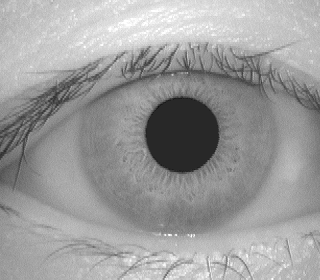
#> input picture data/CASIA Iris Image Database (version 1)/001/1/001_1_1.bmp, 320 x 280 px
$ python -i IrisLocalization.py   (imports and definitions only)
#> lines starting #> are read from the running program, lines starting #| are printed output that depends on the picture; after the words box and inside, x2 and y2 are one past the last pixel; in counts of white or black regions, pixels touching at a corner belong together
#> further down, picture is the input picture: shape (280, 320); min 18, max 255, mean 155.9
"""
IrisLocalization - Attempts to find pupil center, pupil raidus, and iris radius for given image.
"""

import cv2
import numpy as np


def rough_pupil_center(image):
    """
    Calculates a coarse estimate of the pupil's center. Since the pupil is typically the darkest region in an eye image, it projects the 2D image intensities into 1D arrays by summing along the columns (axis=0) and rows (axis=1). The coordinates corresponding to the minimum sum in both axes give the rough (x, y) center of the pupil.

    Parameters:
    - image (numpy.ndarray): The 2D grayscale input image.

    Returns:
    - x (int): The estimated x-coordinate (column) of the pupil center.
    - y (int): The estimated y-coordinate (row) of the pupil center.
    """
    #Since pupil should be the darkest region in the image, we can start at the col and row with lowest sum of values
    x = np.argmin(np.sum(image, axis=0))
#> x = 186
    y = np.argmin(np.sum(image, axis=1))
#> y = 125
    return x, y


def find_largest_connected_component(image):
    """
    Returns largest connected component found in image, None if none found
    This function analyzes a binary image to find distinct connected components of pixels. It uses OpenCV's connected components algorithm to label regions and compute their statistics. Since label 0 is always the background, it ignores it and identifies the foreground label with the maximum area. It then returns a binary mask containing only this largest component.

    Parameters:
    - image (numpy.ndarray): A binary image (typically thresholded) where the regions of interest are non-zero.

    Returns:
    - (numpy.ndarray or None): A binary mask (values 0 or 255) of the largest component, or None if no component is found.
    """
    #Use cv2.connectedComponentsWithStats to find components and areas
    label_count, labels, stats, centroids = cv2.connectedComponentsWithStats(image)

    #If no relevant components were found, return None
    if label_count <= 1:
        return None

    #Find largest label based on area
    largest_label = np.argmax(stats[1:, cv2.CC_STAT_AREA]) + 1

    #Find pixels corresponding to largest label, and multiply by 255 so that
    return (labels == largest_label).astype(np.uint8) * 255


def localize_iris(image, window_size=120, percentile_threshold=5):
    """
    This script implements the localization strategy described in Section 3.2.1 of the Li Ma et al. (2003) paper, divided into three logical steps:
    - Step 1 (Coarse Pupil Center): It projects image intensities vertically and horizontally. The coordinates corresponding to the minima of the two profiles estimate the rough pupil center.
    - Step 2 (Precise Pupil Center): It crops a precise 120x120 window around the rough center, thresholds the darkest region (the pupil), and extracts the largest connected component. Image moments are used to compute the exact centroid. As specified in the paper, this cropping and centroid calculation is performed twice iteratively to achieve a highly accurate estimate.
    - Step 3 (Iris Boundary): Canny edge detection is applied to find boundary structures. While the original paper suggests the Hough Transform here, this script implements a highly efficient "Radial Ray-Casting" technique. It shoots 120 rays outwards from the center and records the distance to the nearest Canny edge. Using the median of these ray lengths robustly filters out noise.

    Parameters:
    - image (numpy.ndarray): The 2D grayscale input image from the CASIA database.
    - window_size (int): Size of the cropping window to isolate the pupil (default 120 as per Ma et al.).
    - percentile_threshold (int): Percentile used to threshold the pupil within the window (default 5).

    Key Local Variables:
    - relevant_window (numpy.ndarray): The cropped 120x120 section centered around the rough pupil.
    - threshold (float): The calculated intensity value to binarize the pupil.
    - dark_region (numpy.ndarray): Binary mask after thresholding and median blurring.
    - M (dict): Image moments calculated by OpenCV to find the precise pupil centroid.
    - edges (numpy.ndarray): Binary edge map produced by the Canny edge detector.
    - radii (list): Distances from the precise pupil center to the nearest iris edge across 120 angles.

    Returns:
    - pupil_center_x (int): The x-coordinate of the precise pupil center.
    - pupil_center_y (int): The y-coordinate of the precise pupil center.
    - pupil_radius (int): The calculated radius of the pupil.
    - iris_radius (int): The robustly calculated radius of the outer iris boundary.
    """
    # Step 1: get rough estimate of pupil center
    rough_pupil_x, rough_pupil_y = rough_pupil_center(image)
#> rough_pupil_x = 186; rough_pupil_y = 125
    current_center_x, current_center_y = rough_pupil_x, rough_pupil_y
#> current_center_x = 186; current_center_y = 125

    # Step 2: Crop image using a window around rough pupil center.
    # The paper (Ma et al. 2003) specifies a 120x120 region to isolate the pupil.
    offset = window_size // 2

    for _ in range(2):

        # Define bounds based on the dynamically calculated offset:
        window_y0 = max(0, current_center_y - offset)
        window_y1 = min(image.shape[0], current_center_y + offset)
        window_x0 = max(0, current_center_x - offset)
        window_x1 = min(image.shape[1], current_center_x + offset)

        # Define relevant window based on calculated bounds
        relevant_window = image[window_y0:window_y1, window_x0:window_x1]

        # Using the specified percentile, threshold window to find the darkest regions (pupil)
        threshold = np.percentile(relevant_window, percentile_threshold)
        dark_region = (relevant_window <= threshold).astype(np.uint8) * 255

        # Apply median blur to reduce noise
        dark_region = cv2.medianBlur(dark_region, 5)

        # Find largest connected component in dark region, which should correspond to the pupil.
        pupil_region = find_largest_connected_component(dark_region)

        # If no connected component was found, proceed with the roughly calculated pupil center: pupil and iris radius set to 0 and None
        if pupil_region is None:
            return rough_pupil_x, rough_pupil_y, 0, None

        # Using Image moments, calculate centroid of pupil region to get more accurate pupil center
        M = cv2.moments(pupil_region)
        if M["m00"] == 0:
            return rough_pupil_x, rough_pupil_y, 0, None

        centroid_x = int(M["m10"] / M["m00"])
        centroid_y = int(M["m01"] / M["m00"])

        # Calculate true pupil center by adding bounds of the window
        current_center_x = window_x0 + centroid_x
        current_center_y = window_y0 + centroid_y

        # Use cv2.countNonZero to calculate the pupil area
        area = cv2.countNonZero(pupil_region)

        # Then use radius formula to calculate pupil radius
        pupil_radius = int(np.sqrt(area / np.pi))
#> this loop made 2 passes
#> (window_y0, window_y1, window_x0, window_x1, threshold, label_count in find_largest_connected_component, stats in find_largest_connected_component, centroids in find_largest_connected_component) on passes 1 to 2: (65, 185, 126, 246, 40, 2, [[0, 0, 120, 120, 10225], [20, 33, 72, 74, 4175]], [[61.04, 55.61], [55.74, 69.04]]), (74, 194, 121, 241, 40, 2, [[0, 0, 120, 120, 10225], [25, 24, 72, 74, 4175]], [[59, 59.28], [60.74, 60.04]])
#> pass 1, in localize_iris, `relevant_window = image[window_y0:window_y1, window_x0:window_x1]`:
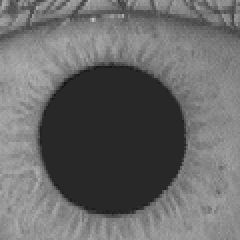
#> relevant_window: shape (120, 120) (shown 2 times larger); min 18, max 197, mean 104.7
#> pass 1, in localize_iris, `dark_region = (relevant_window <= threshold).astype(np.uint8) * 255`:
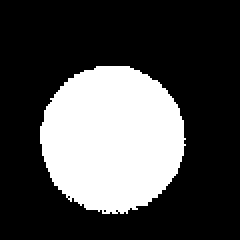
#> dark_region: shape (120, 120) (shown 2 times larger); 29.1% white; 1 white region, box (x1, y1, x2, y2) and area: (20, 33, 93, 107) 4184
#> pass 1, in localize_iris, `dark_region = cv2.medianBlur(dark_region, 5)`:
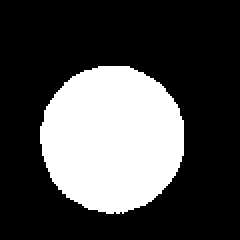
#> dark_region: shape (120, 120) (shown 2 times larger); 29% white; 1 white region, box (x1, y1, x2, y2) and area: (20, 33, 92, 107) 4175
#> after the loop:
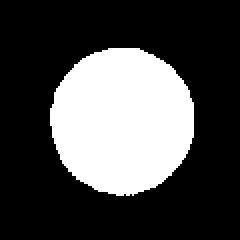
#> dark_region: shape (120, 120) (shown 2 times larger); 29% white; 1 white region, box (x1, y1, x2, y2) and area: (25, 24, 97, 98) 4175
#> after the loop:
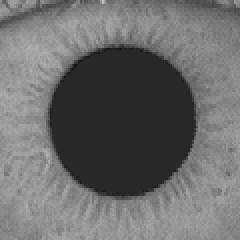
#> relevant_window: shape (120, 120) (shown 2 times larger); min 18, max 197, mean 107.3

    # After 2 iterations, finalize the precise center
    pupil_center_x, pupil_center_y = current_center_x, current_center_y
#> pupil_center_x = 181; pupil_center_y = 134

    # Step 3: Use cv2.Canny to detect edges in image: Should correspond to iris boundary since its the next darkest region after the pupil
    edges = cv2.Canny(image, 50, 150)
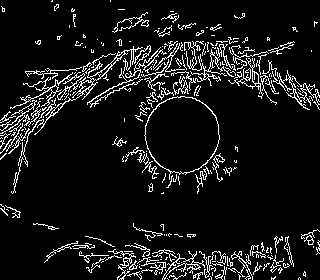
#> edges: shape (280, 320); 8.7% white in thin lines or dots
    height, width = edges.shape
#> height = 280; width = 320

    # Calculate iris radius
    radii = []

    # Using np.linspace, sample 120 points around pupil center at various angles
    for sample in np.linspace(0, 2 * np.pi, 120, endpoint=False):

        # For each sampled angle, iterate from pupil radius*2 to pupil radius*4
        for r in range(int(pupil_radius * 2), int(pupil_radius * 4)):

            # Calculate x and y of sampled point, round to nearest int
            x = int(round(pupil_center_x + r * np.cos(sample)))
            y = int(round(pupil_center_y + r * np.sin(sample)))

            # If point is out of bounds, break loop
            if x < 0 or x >= width or y < 0 or y >= height:
                break

            # If edge detected at this point, append to radius list and break
            if edges[y, x] > 0:
                radii.append(r)
                break
#> after the loop, radii = 84 values, max 140 at index 0, min 72 at index 40, mean 96.49

    # After running through all angles, find final iris radius by taking median of all radii found, else none if none found
    iris_radius = int(np.median(radii)) if radii else None
#> iris_radius = 88

    # Return final values
    return pupil_center_x, pupil_center_y, pupil_radius, iris_radius

>>> import cv2
>>> picture = cv2.imread('../data/CASIA Iris Image Database (version 1)/001/1/001_1_1.bmp', cv2.IMREAD_GRAYSCALE)
>>> result = localize_iris(picture)
#> result = (181, 134, 36, 88)

$ run again, on data/CASIA Iris Image Database (version 1)/001/1/001_1_3.bmp
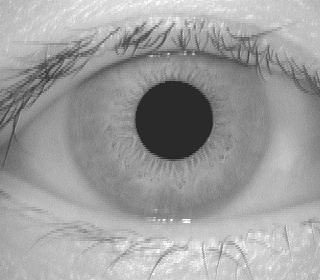
#> input picture data/CASIA Iris Image Database (version 1)/001/1/001_1_3.bmp, 320 x 280 px
#> picture is the input picture: shape (280, 320); min 29, max 255, mean 158
#> x = 181
#> y = 110
#> rough_pupil_x = 181; rough_pupil_y = 110
#> in localize_iris, `current_center_x, current_center_y = rough_pupil_x, rough_pupil_y`: current_center_x = 181; current_center_y = 110
#> the loop in localize_iris, `for _ in range(2):` made 2 passes
#> (window_y0, window_y1, window_x0, window_x1, threshold, label_count in find_largest_connected_component, stats in find_largest_connected_component, centroids in find_largest_connected_component) on passes 1 to 2: (50, 170, 121, 241, 42, 2, [[0, 0, 120, 120, 9799], [15, 31, 76, 78, 4601]], [[62.91, 54.84], [52.24, 69.42]]), (59, 179, 113, 233, 42, 2, [[0, 0, 120, 120, 9799], [23, 22, 76, 78, 4601]], [[59.15, 59.07], [60.24, 60.42]])
#> pass 1, in localize_iris, `dark_region = cv2.medianBlur(dark_region, 5)`:
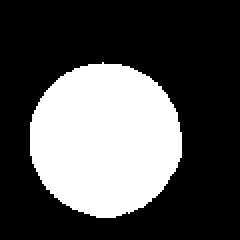
#> dark_region: shape (120, 120) (shown 2 times larger); 32% white; 1 white region, box (x1, y1, x2, y2) and area: (15, 31, 91, 109) 4601
#> pupil_center_x = 173; pupil_center_y = 119
#> in localize_iris, `edges = cv2.Canny(image, 50, 150)`:
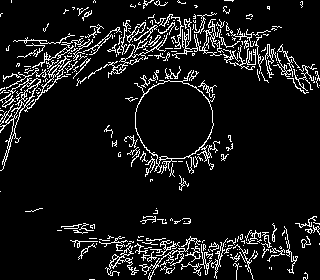
#> edges: shape (280, 320); 8.9% white in thin lines or dots
#> after the loop in localize_iris, `for sample in np.linspace(0, 2 * np.pi, 120, endpoint=False):`: radii = 86 values, max 151 at index 0, min 76 at index 44, mean 103.2
#> iris_radius = 96
#> result = (173, 119, 38, 96)
